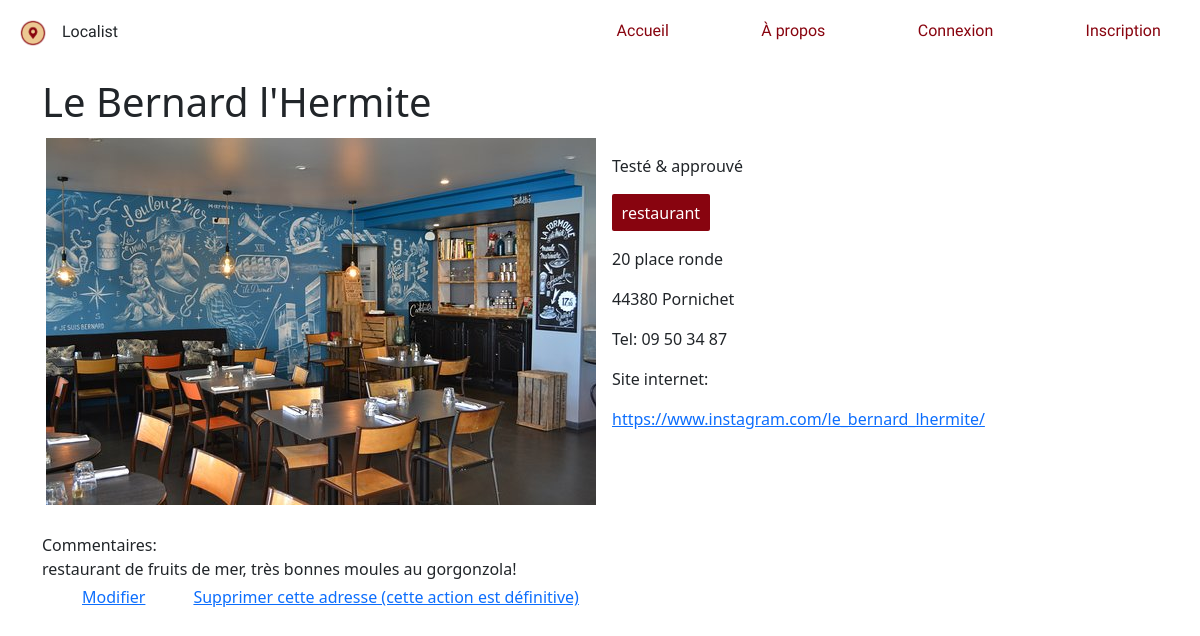
Screenshot of /addressDetails.php?id=1 with the database file from the repository.
### tables this page shows
CREATE TABLE IF NOT EXISTS `addresses` (
  `id` int NOT NULL AUTO_INCREMENT,
  `addressName` varchar(255) NOT NULL,
  `picture` varchar(2083) NOT NULL,
  `comment` text NOT NULL,
  `street` varchar(255) DEFAULT NULL,
  `zipcode` int NOT NULL,
  `city` varchar(255) NOT NULL,
  `phone` varchar(12) DEFAULT NULL,
  `website` varchar(2083) DEFAULT NULL,
  `category_id` int NOT NULL,
  `user_id` int DEFAULT NULL,
  `status_id` int NOT NULL,
  PRIMARY KEY (`id`),
  KEY `category_id` (`category_id`),
  KEY `user_id` (`user_id`),
  KEY `status_id` (`status_id`)
);

CREATE TABLE IF NOT EXISTS `categories` (
  `id` int NOT NULL AUTO_INCREMENT,
  `name` varchar(45) NOT NULL,
  `color` varchar(45) NOT NULL,
  PRIMARY KEY (`id`)
);

### classes/Category.php (called while the page is built, shortened)
<?php
class Category {
    private $pdo;
    public function __construct($pdo) {
        $this->pdo = $pdo;
    }
    public function getCategoryByID($categoryID) {
        $stmt = $this->pdo->prepare("SELECT * FROM categories WHERE id = ?");
        $stmt->execute([$categoryID]);
        return $stmt->fetch(PDO::FETCH_ASSOC);
    }
}

### addressDetails.php (the view, shortened to what this page needs)
<?php
require_once __DIR__ . '/functions/db.php';
$id = $_GET['id'] ?? null;
try {
  $pdo = getDbConnection();
} catch (PDOException) {
  http_response_code(500);
  echo "La connexion à la base de données a échoué";
  exit;
}
$stmtDetail = $pdo->prepare("SELECT * FROM addresses WHERE id=:id");
$stmtDetail->execute(['id' => $id]);
$addressDetail = $stmtDetail->fetch();
require_once __DIR__ . '/classes/Category.php';
$category = new Category($pdo);
require_once __DIR__ . '/layout/header.php';
?>
<div class="container">
  <h1><?php echo $addressDetail['addressName']; ?></h1>
  <div class="container d-flex p-1">
    <div>
      <img src="uploads/<?php echo $addressDetail['picture']; ?>" class="card-img-top" alt="photo de l'établissement">
    </div>
    <div class="p-3">
      <?php if ($addressDetail['status_id'] === 1) { ?>
        <p class="card-text"><?php echo "À tester"; ?></p>
      <?php } else { ?>
        <p class="card-text"><?php echo "Testé & approuvé"; ?></p>
      <?php } ?>
      <?php
      $categoryByID = $category->getCategoryByID($addressDetail['category_id']);
      $categoryName = $categoryByID['name'];
      $categoryColor = $categoryByID['color']; ?>
      <p class="tag" style="background-color: <?php echo $categoryColor ?>"><?php echo $categoryName; ?></p>
      <p class="card-text"><?php echo $addressDetail['street'] ?></p>
      <p class="card-text"><?php echo $addressDetail['zipcode'] . " " . $addressDetail['city'] ?></p>
      <p class="card-text">Tel: <?php echo $addressDetail['phone'] ?></p>
      <p class="card-text">Site internet:</p><a href="<?php echo $addressDetail['website'] ?>"><?php echo $addressDetail['website'] ?></a>
    </div>
  </div>
  <br>
  <div>
    <p class="card-text">Commentaires:
      <br>
      <?php echo $addressDetail['comment'] ?>
    </p>
  </div>
</div>
<div class="container d-flex p-1">
  <div>
    <a href="updateAddress.php?id=<?php echo $addressDetail['id']; ?>" class="p-5">Modifier</a>
  </div>
  <div>
    <a href="<?php echo 'deleteAddress.php?did=' . $id ?>">Supprimer cette adresse (cette action est définitive)</a>
  </div>
</div>
<?php
require_once __DIR__ . '/layout/footer.php';

### assets/styles.css (style rules this page uses)
::placeholder { font-style: italic; }
.tag { padding: 0.4rem 0.6rem 0.4rem; width: fit-content; color: white; border-radius: 2px; }

### rows the page displays
addresses: addressName "Le Bernard l'Hermite", picture (picture), street "20 place ronde", zipcode "44380", city "Pornichet", phone "09 50 34 87", website "https://www.instagram.com/le_bernard_lhermite/", comment "restaurant de fruits de mer, très bonnes moules au gorgonzola!"
categories: name "restaurant"
